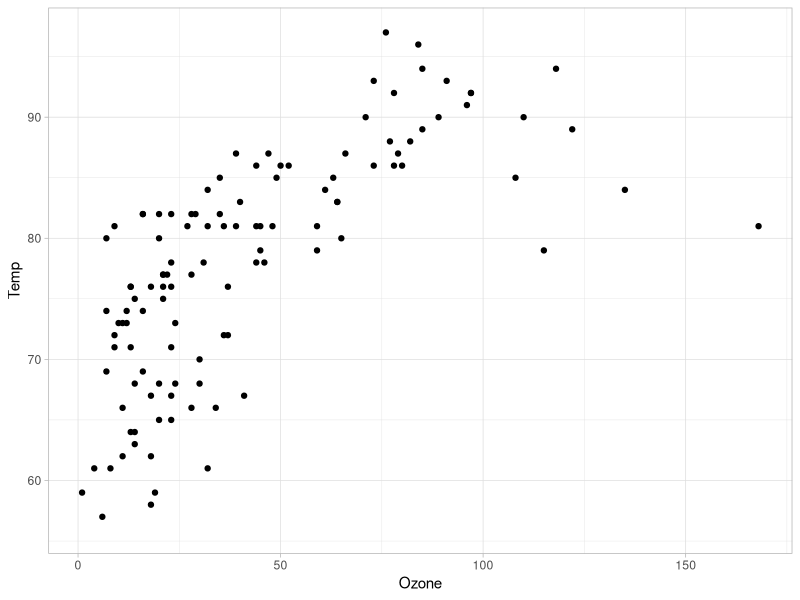

The R source for this figure:
## ---- chunk 1

#subtitle: <h1>Amplify</h1>

knitr::opts_chunk$set(echo = FALSE, warning = FALSE,  message=FALSE,  fig.height=4,
                      fig.align = "center")
# library(flexdashboard)
# library(shiny)

# "default", "cerulean", "journal", "flatly", "darkly", "readable", "spacelab", "united", "cosmo", "lumen", "paper", "sandstone", "simplex", "yeti"

# library(bigrquery) # R Interface to Google BigQuery API  
# library(dplyr) # Grammar for data manipulation  
# library(DBI) # Interface definition to connect to databases 
# library(ggplot2) # Data Viz package
# 
# library(dbplyr)
# 
library(tidyverse)
# library(DT)
# 
# library(formattable)
# 
# library(lubridate)
# library(crosstalk)
# 
# library(ggwordcloud)

options(scipen = 999)
theme_set(theme_light())
## ---- chunk 2
#tidyverse::loa

#df<-datasets::s

df<-datasets::airquality


df %>% ggplot(aes(Ozone, Temp))+ geom_point()


